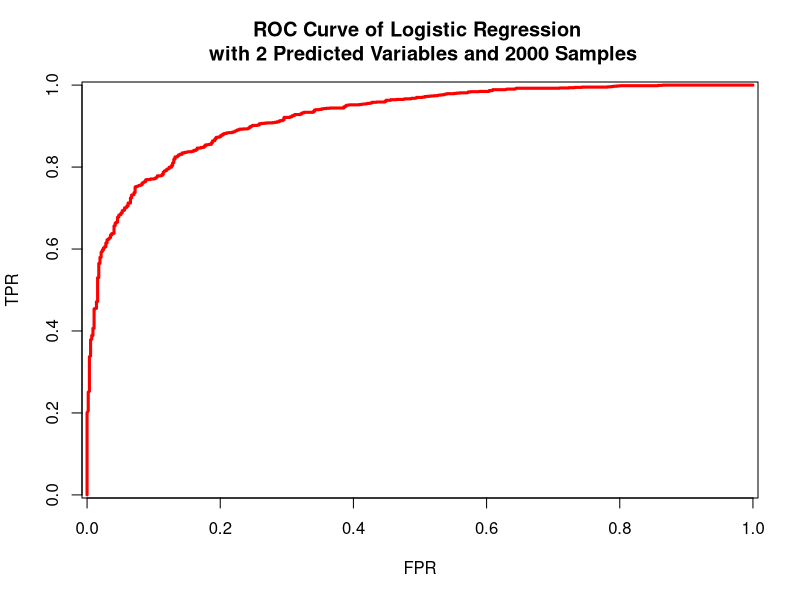

The R source for this figure: (Note: this script raises an error after producing the figure.)
# This is the first function.
# It is used to automatically generate simulated data and directly do the logistic regression
# to find the beta
# There are six arguments that we can control 
# 1. dim: the number of dimensions that we want to generate for X
# 2. num_samples: number of samples that we want to generate for X
# 3. restr: if the distance between calculated beta n and calculated beta n-1 is lower than this, stop the iteration
# 4. max_times: the maximum times to iterate
# 5. true_beta: the true beta that we use to generate y, and it will be reduced due to dim
# 6. whether to report the final result
logistic_reg_simu = function(dim, num_samples, restr = 0.00000001, 
                             max_times = 100000, true_beta = c(2, 3, 1, 5, 4, 1, 7, 8, 2, 9, 6), 
                             report = F){
  library(MASS)
  
  # the function to implement newton-raphson method 
  newton_raphson = function(x, y, beta){
    y_hat = 1 / (1 + exp(-c(x %*% beta))) #use the old beta to predict first
    first_dev = t(x) %*% (y - y_hat) # get the first order derivation
    second_dev = t(x) %*% diag(y_hat) %*% x # get the second order derivation
    # The code below shows that the new beta is the sum of old beta and first_dev/second_dev
    # (we use solve() to get the inverse to show the division)
    beta_next = beta + solve(second_dev) %*% first_dev 
    return(beta_next)
  }
  
  # the function to calculate the euclidean distance between two beta
  euc_dist = function(x, y){
    if(length(x) == length(y)){ # check
      n = length(x)
      diff = 0
      for(i in 1:n){
        diff = diff + (x[i]-y[i])^2
      }
      dist = diff^(1/2)
      return(dist)
    }
  }
  
  # decide the true beta by dim
  true_beta_here = true_beta[1:(dim+1)]
  # set a difference value that will surely exceed the restriction below
  dist = 1 
  # initialize how many time we iterate
  iterative_times = 0 
  # initialize the value of beta
  test_beta = rep(1, dim+1)  
  #use mvrnorm() to generate X first
  var_mat = matrix(rep(0, dim ^ 2), ncol = dim)
  for(i in 1:dim){
    var_mat[i, i] = 1
  }
  x_inception = rep(1, num_samples) 
  x_samples = cbind(x_inception, mvrnorm(num_samples, rep(0, dim), var_mat))
  # calculate with the true beta to find the probability
  xb = x_samples %*% true_beta_here
  p <- 1/(1 + exp(-xb))
  # use rbinom() with the probability above to generate y 
  y_samples = rbinom(n = num_samples, size = 1, prob = p)
  
  start_time =  as.POSIXct(Sys.time()) # calculate how much time used
  
  # start to iterate to calculate the find the new beta
  while(dist > restr && iterative_times < max_times){
    beta_temp = test_beta # store the value of old beta first
    test_beta = newton_raphson(x_samples, y_samples, test_beta) # get the new beta from the function above
    iterative_times = iterative_times + 1
    dist = euc_dist(test_beta, beta_temp)
  }
  
  # calculate how much time used
  end_time =  as.POSIXct(Sys.time()) 
  used_time = as.numeric(difftime(end_time, start_time, units = "secs")) 
  
  # use the control of argument "report" to decide whether we should generate the result
  if(report == T){
    cat("The value of true beta:", true_beta_here, "\n")
    cat("The value of calculated beta:", test_beta, "\n")
    cat("Itearative Times:", iterative_times, "\n")
    cat("Running Time:", used_time, "s\n")
  }

  # output of the function
  reg_result = list(x_samples = x_samples, y_samples = y_samples, 
                    test_beta = test_beta, 
                    iterative_times = iterative_times, used_time = used_time)
  return(reg_result)
}

# This is the second function.
# It is used to generate the ROC curve of a single simulation of logistic regression
# There are three arguments that we can control
# 1. dim: the same as what we see above 
# 2. num_samples: the same as what we see above
# 3. cal_auc: whether to calculate AUC and show it at the end
roc_curve = function(dim, num_samples, cal_auc = F){
  exper_result = logistic_reg_simu(dim = dim, num_samples = num_samples)
  y_pred =  1/(1 + exp(-(exper_result$x_samples %*% exper_result$test_beta)))
  y_true = exper_result$y_samples
  thre_vector = seq(0, 1, length = 5000) 
  roc_points = data.frame(matrix(c(0, 0), nrow = 1))
  for(thre in thre_vector){
    y_pred_trans = ifelse(y_pred >= thre, 1, 0)
    conf_mat = matrix(c(0, 0, 0, 0), nrow = 2, ncol = 2)
    for(i in 1:length(y_pred_trans)){
      if(y_pred_trans[i] == 1 && y_true[i] == 1){
        conf_mat[1, 1] = conf_mat[1, 1] + 1
      }else if(y_pred_trans[i] == 1 && y_true[i] == 0){
        conf_mat[1, 2] = conf_mat[1, 2] + 1
      }else if(y_pred_trans[i] == 0 && y_true[i] == 1){
        conf_mat[2, 1] = conf_mat[2, 1] + 1
      }else if(y_pred_trans[i] == 0 && y_true[i] == 0){
        conf_mat[2, 2] = conf_mat[2, 2] + 1
      }
    }
    tpr = conf_mat[1, 1]/(conf_mat[1 ,1]+conf_mat[2 ,1]) 
    fpr = conf_mat[1, 2]/(conf_mat[1 ,2]+conf_mat[2 ,2])
    roc_points[nrow(roc_points)+1,] = c(fpr, tpr)
  }
  roc_points = roc_points[-1,]
  plot(roc_points[,1], roc_points[,2], 
       type = "l", lwd = 3, col = "red", 
       xlab = "FPR", ylab = "TPR", 
       xlim = c(0.03, 0.97), ylim = c(0.03, 0.97))
  title(main = paste("ROC Curve of Logistic Regression \n with", 
                     as.character(dim),"Predicted Variables and",
                     as.character(num_samples), "Samples"))
  if(cal_auc == T){
    auc = 0
    for(i in 1:4999){
      auc = auc + (roc_points[i,2]+roc_points[i+1,2])*(roc_points[i, 1]-roc_points[i+1, 1])/2
    }
    cat("AUC:", auc, "\n")
  }
}

# This is the third function
# It is used to repeatedly run logistic regression with different dim and num_samples to estimate the difference
# There are four arguments that we can control
# 1. test_times: how many times to repeatedly test for every pair of number of dimensions and number of samples
# 2. test_dim: the numbers of dimensions that you are willing to test
# 3. test_num_samples: the numbers of samples that you are willing to test
# 4. whether to report that it is running on which pair for which times, it can use to realize the speed and estimate when to finish
rep_log_reg_sim = function(test_times = 100, 
                           test_dim = c(2, 3, 4), test_num_samples = c(100, 300), 
                           cond_report = F){
  result = list()
  for (dim in test_dim){
    for (num_samples in test_num_samples){
      
      df_test = data.frame(t(data.frame(rep(0, dim+3))))
      cname = c()
      for(i in 1:(dim+1)){
        cname = c(cname, paste("beta", as.character(i-1), sep = ""))
      }
      colnames(df_test) = c(cname, "Iterative_times", "Running_Time")
      
      for (n in 1:test_times){
        reg_result = logistic_reg_simu(dim, num_samples)

        df_test[nrow(df_test) + 1, ] = c(reg_result$test_beta, reg_result$iterative_times, reg_result$used_time)
        
        if(cond_report == T){
          cat(dim, num_samples, n, "\n")
        }
      }
      df_test = df_test[-1,]
      result[[paste(as.character(dim), ", ", as.character(num_samples), sep = "")]] = df_test
    }
  } 
  return(result)
}

# below is the main working part
true_beta = c(2, 3, 1, 5, 4, 1, 7, 8, 2, 9, 6)
one_time_result = logistic_reg_simu(dim = 2, num_samples = 100, report = T, true_beta = c(2, 3, 1, 5, 4, 1, 7, 8, 2, 9, 6))
roc_curve(dim = 2, num_samples = 2000, cal_auc = T)
result = rep_log_reg_sim(test_dim = c(2, 3, 4), test_num_sampless = c(100, 300), cond_report = T)

# this one is used to show the summary of repeatedly running logistic regression with different dim and num_samples
# we can even see the iterative times and running time is this summary report
for (dim in c(2, 3, 4)){
  for (num_samples in c(100, 300)){
    cat("Dim:", dim, "\n")
    cat("Number of Samples:", num_samples, "\n")
    cat("True beta:", true_beta[1:(dim+1)], "\n")
    res_df = result[[paste(as.character(dim), ", ", as.character(num_samples), sep = "")]]
    for(col in colnames(res_df)){
      cat(col, ":\n","Mean:", mean(c(res_df[,col])), "Var:", var(c(res_df[,col])), "\n")
    }
    cat("\n")
  }
}



